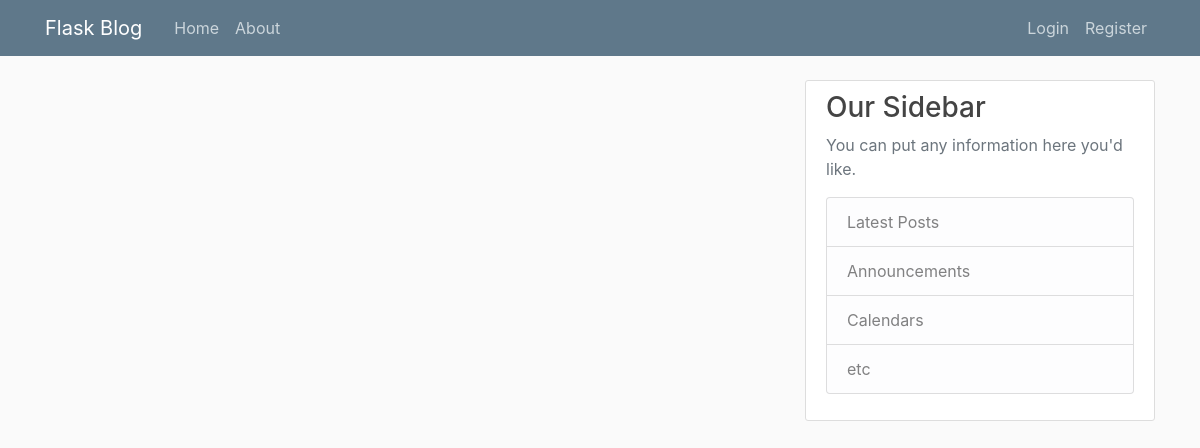
Page /home on the earlier database version.
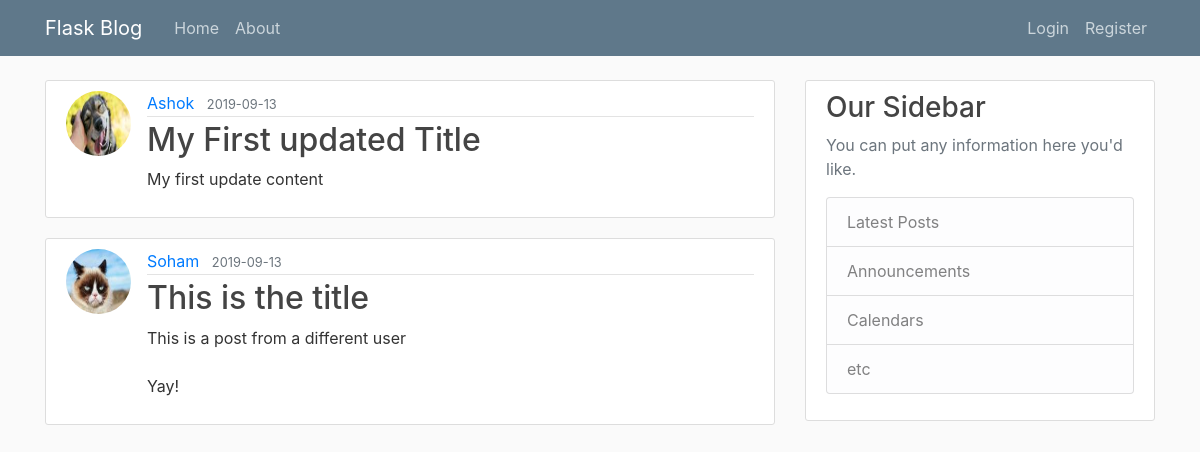
Same page on the later database version.
### flaskblog/models.py (models this page shows, shortened)
class Post(db.Model):
    id = db.Column(db.Integer, primary_key=True)
    title = db.Column(db.String(100), nullable=False)
    date_posted = db.Column(db.DateTime, nullable=False, default=datetime.utcnow)
    content = db.Column(db.Text, nullable=False)
    user_id = db.Column(db.Integer, db.ForeignKey('user.id'), nullable=False)

class User(db.Model, UserMixin):
    id = db.Column(db.Integer, primary_key=True)
    username = db.Column(db.String(20), unique=True, nullable=False)
    email = db.Column(db.String(120), unique=True, nullable=False)
    image_file = db.Column(db.String(20), nullable=False, default='default.jpg')
    password = db.Column(db.String(60), nullable=False)
    posts = db.relationship('Post', backref='author', lazy=True)

### flaskblog/routes.py (the view)
@app.route('/')
@app.route('/home')
def home():
    posts = Post.query.all()
    return render_template('home.html', posts=posts)

### flaskblog/templates/home.html
{% extends "layout.html" %}
{% block content %}
    {% for post in posts %}
        <article class="media content-section">
            <img class="rounded-circle article-img" src="{{ url_for('static', filename='profile_pics/' + post.author.image_file) }}">
          <div class="media-body">
            <div class="article-metadata">
              <a class="mr-2" href="#">{{ post.author.username }}</a>
              <small class="text-muted">{{ post.date_posted.strftime('%Y-%m-%d') }}</small>
            </div>
            <h2><a class="article-title" href="{{ url_for('post', post_id=post.id) }}">{{ post.title }}</a></h2>
            <p class="article-content">{{ post.content }}</p>
          </div>
        </article>
    {% endfor %}
{% endblock content %}

### flaskblog/templates/layout.html (shortened to what this page needs)
<!DOCTYPE html>
<html lang="en">
<head>
    <link rel="stylesheet" href="https://stackpath.bootstrapcdn.com/bootstrap/4.3.1/css/bootstrap.min.css">
    <link rel="stylesheet" type="text/css" href="{{ url_for('static', filename='main.css') }}">
</head>
<body>
    <header class="site-header">
      <nav class="navbar navbar-expand-md navbar-dark bg-steel fixed-top">
        <div class="container">
          <a class="navbar-brand mr-4" href="/">Flask Blog</a>
          <div class="collapse navbar-collapse" id="navbarToggle">
            <div class="navbar-nav mr-auto">
              <a class="nav-item nav-link" href="{{ url_for('home') }}">Home</a>
              <a class="nav-item nav-link" href="{{ url_for('about') }}">About</a>
            </div>
            <div class="navbar-nav">
              {% if current_user.is_authenticated %}
                <a class="nav-item nav-link" href="{{ url_for('new_post') }}">New Post</a>
                <a class="nav-item nav-link" href="{{ url_for('account') }}">Account</a>
                <a class="nav-item nav-link" href="{{ url_for('logout') }}">Logout</a>
              {% else %}
                <a class="nav-item nav-link" href="{{ url_for('login') }}">Login</a>
                <a class="nav-item nav-link" href="{{ url_for('register') }}">Register</a>
              {% endif %}
            </div>
          </div>
        </div>
      </nav>
    </header>
    <main role="main" class="container">
      <div class="row">
        <div class="col-md-8">
            {% block content %}{% endblock %}
        </div>
        <div class="col-md-4">
          <div class="content-section">
            <h3>Our Sidebar</h3>
            <p class='text-muted'>You can put any information here you'd like.
              <ul class="list-group">
                <li class="list-group-item list-group-item-light">Latest Posts</li>
                <li class="list-group-item list-group-item-light">Announcements</li>
                <li class="list-group-item list-group-item-light">Calendars</li>
                <li class="list-group-item list-group-item-light">etc</li>
              </ul>
            </p>
          </div>
        </div>
      </div>
    </main>
</body>
</html>

### flaskblog/static/main.css (style rules this page uses)
body { background: #fafafa; color: #333333; margin-top: 5rem; }
h1, h2, h3, h4, h5, h6 { color: #444444; }
.bg-steel { background-color: #5f788a; }
.site-header .navbar-nav .nav-link { color: #cbd5db; }
.content-section { background: #ffffff; padding: 10px 20px; border: 1px solid #dddddd; border-radius: 3px; margin-bottom: 20px; }
.article-title { color: #444444; }
.article-content { white-space: pre-line; }
.article-img { height: 65px; width: 65px; margin-right: 16px; }
.article-metadata { padding-bottom: 1px; margin-bottom: 4px; border-bottom: 1px solid #e3e3e3 }

Differences in the rows shown:
added Post: image_file (picture), author.username "Ashok", date_posted "2019-09-13", title "My First updated Title", content "My first update content"
added Post: image_file (picture), author.username "Soham", date_posted "2019-09-13", title "This is the title", content "This is a post from a different user Yay!"
